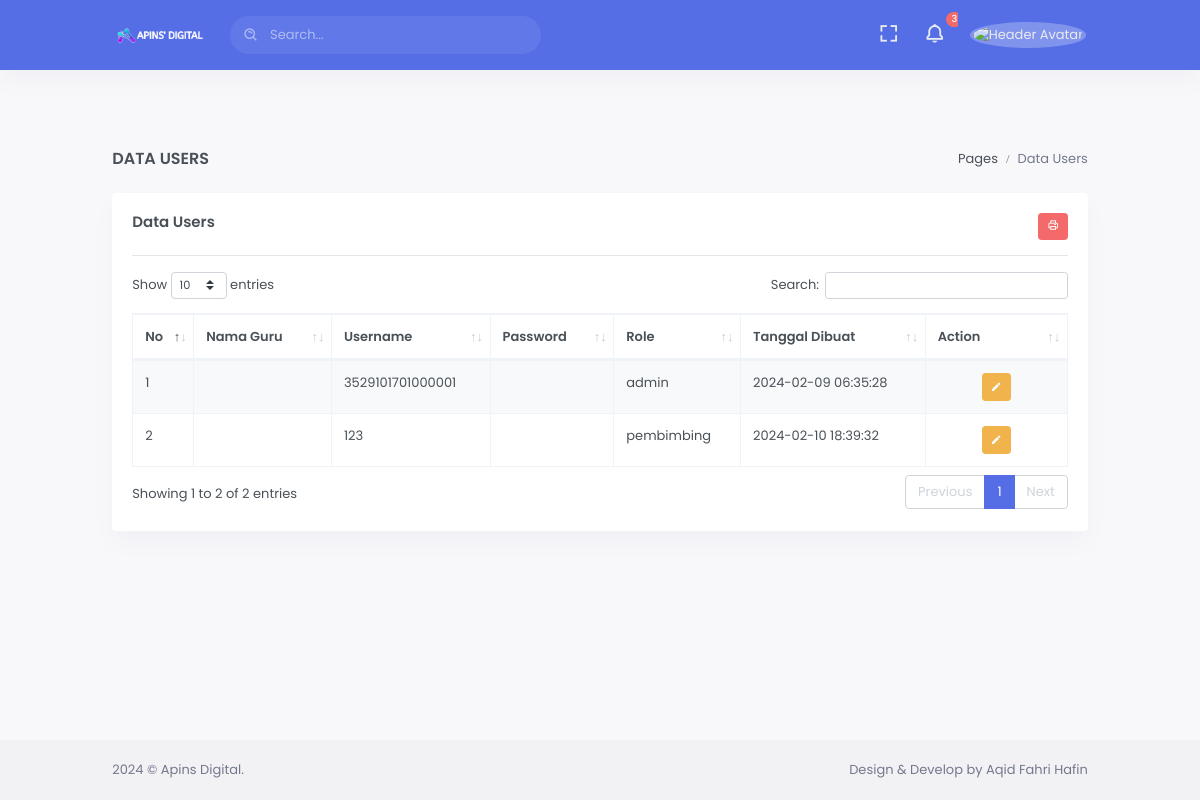
Page /index.php/admin/users on the committed database.
### tables this page shows
CREATE TABLE users_profile (
  users_profile_id varchar(36) NOT NULL,
  user_id varchar(36) NULL,
  guru_id varchar(36) NULL,
  santri_id varchar(36) NULL,
  create_at TIMESTAMP DEFAULT CURRENT_TIMESTAMP,
  PRIMARY KEY (users_profile_id),
  FOREIGN KEY (user_id) REFERENCES users (user_id) ON DELETE CASCADE,
  FOREIGN KEY (guru_id) REFERENCES guru (guru_id) ON DELETE CASCADE,
  FOREIGN KEY (santri_id) REFERENCES santri (santri_id) ON DELETE CASCADE
);

CREATE TABLE users (
  user_id varchar(36) NOT NULL,
  username varchar(36) NOT NULL,
  password varchar(255) NOT NULL,
  create_at TIMESTAMP DEFAULT CURRENT_TIMESTAMP,
	role ENUM('admin', 'guru','wali','pembimbing') DEFAULT 'guru',
  PRIMARY KEY (user_id),
	FOREIGN KEY (user_id) REFERENCES guru (guru_id) ON DELETE CASCADE
);

### application/controllers/admin/Users.php (called while the page is built, shortened)
<?php
class Users extends CI_Controller {
	public function __construct() {
        $this->load->model('UsersModel');
    }
	public function index() {
		$data['title'] = 'Data Users';
		$data['users_profiles'] = $this->UsersModel->get_all_users();
        $data['content_view'] = 'admin/users/index';
        $this->load->view('templates/content', $data);
	}
}

### index.php (called while the page is built, shortened)
<?php
require_once BASEPATH.'core/CodeIgniter.php';

### application/models/UsersModel.php (called while the page is built, shortened)
<?php
class UsersModel extends CI_Model {
	public function get_all_users() {
		$this->db->select('users_profile.*, users.*, IFNULL(guru.nama_guru, santri.nama_ayah) AS nama_guru, COALESCE(guru.tanggal_lahir, santri.tanggal_lahir) AS password');
		$this->db->from('users_profile');
		$this->db->join('users', 'users_profile.user_id = users.user_id');
		$this->db->join('guru', 'users_profile.guru_id = guru.guru_id', 'left');
		$this->db->join('santri', 'users_profile.santri_id = santri.santri_id', 'left');
		$query = $this->db->get();
		return $query->result();
	}
}

### application/views/admin/users/index.php (the view, shortened to what this page needs)
<div class="row">
    <div class="col-xl-12">
        <div class="card">
            <div class="card-body">
                <div class="clearfix">
                    <div class="float-right">
						<div class="btn-group" role="group" aria-label="Basic example">
							<a  target="_blank" href="<?php echo site_url('admin/users/cetak'); ?>"class="btn btn-danger btn-sm"><i class="bx bx-printer label-icon"></i></a>
						</div>
                    </div>
                    <h4 class="card-title mb-4"><?php echo $title ?></h4>
                    <hr>
                </div>
                <div class="table-responsive">
                    <table id="datatable" class="table table-striped table-bordered dt-responsive nowrap"
                        style="border-collapse: collapse; border-spacing: 0; width: 100%;">
                        <thead>
                            <tr>
                                <th width="10px">No</th>
								<th>Nama Guru</th>
								<th>Username</th>
								<th>Password</th>
								<th>Role</th>
								<th>Tanggal Dibuat</th>
                                <th width="100px">Action</th>
                            </tr>
                        </thead>
                        <tbody>
						<?php $no = 1; foreach ($users_profiles as $result): ?>
							<tr>
								<td><?php echo $no++; ?></td>
								<td><?php echo $result->nama_guru; ?></td>
								<td><?php echo $result->username; ?></td>
								<td><?php echo str_replace('-', '', $result->password); ?></td>
								<td><?php echo $result->role; ?></td>
								<td><?php echo $result->create_at; ?></td>
								 <td align="center">
									<button type="button" class="btn btn-warning btn-sm waves-effect waves-light" data-toggle="modal" data-target=".editusers<?php echo $result->user_id ?>">
										<i class="mdi mdi-pencil"></i>
									</button>
                                </td>
							</tr>
						<?php endforeach; ?>
                        </tbody>
                    </table>
                </div>
            </div>
        </div>
    </div>
</div>

### rows in the picture
users_profile: user.username "3529101701000001", user.role "admin", user.create_at "2024-02-09 06:35:28"
users_profile: user.username "123", user.role "pembimbing", user.create_at "2024-02-10 18:39:32"

### other values in the picture
$title "DATA USERS"
$title "Data Users"
